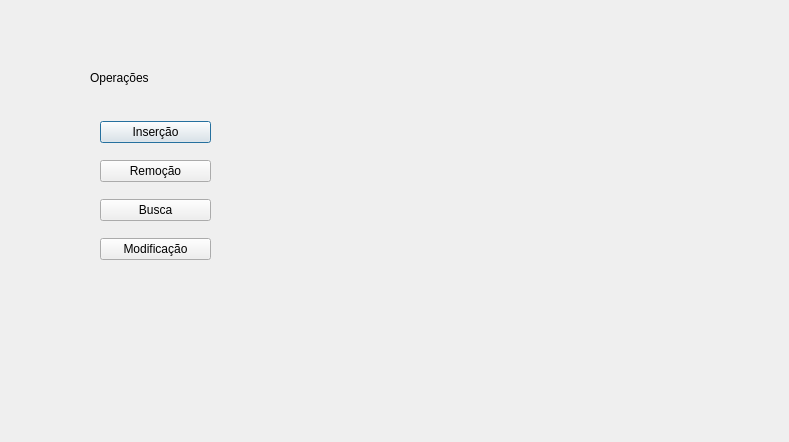
<?xml version="1.0" encoding="UTF-8"?>
<ui version="4.0">
 <class>Operacoes</class>
 <widget class="QDialog" name="Operacoes">
  <property name="geometry">
   <rect>
    <x>0</x>
    <y>0</y>
    <width>789</width>
    <height>442</height>
   </rect>
  </property>
  <property name="windowTitle">
   <string>Dialog</string>
  </property>
  <widget class="QLabel" name="label">
   <property name="geometry">
    <rect>
     <x>90</x>
     <y>70</y>
     <width>71</width>
     <height>16</height>
    </rect>
   </property>
   <property name="text">
    <string>Operações</string>
   </property>
  </widget>
  <widget class="QWidget" name="">
   <property name="geometry">
    <rect>
     <x>100</x>
     <y>110</y>
     <width>111</width>
     <height>161</height>
    </rect>
   </property>
   <layout class="QVBoxLayout" name="verticalLayout">
    <item>
     <widget class="QPushButton" name="pushButtonInsercao">
      <property name="text">
       <string>Inserção</string>
      </property>
     </widget>
    </item>
    <item>
     <widget class="QPushButton" name="pushButtonRemocao">
      <property name="text">
       <string>Remoção</string>
      </property>
     </widget>
    </item>
    <item>
     <widget class="QPushButton" name="pushButtonBusca">
      <property name="text">
       <string>Busca</string>
      </property>
     </widget>
    </item>
    <item>
     <widget class="QPushButton" name="pushButtonModificacao">
      <property name="text">
       <string>Modificação</string>
      </property>
     </widget>
    </item>
   </layout>
  </widget>
 </widget>
 <resources/>
 <connections/>
</ui>
